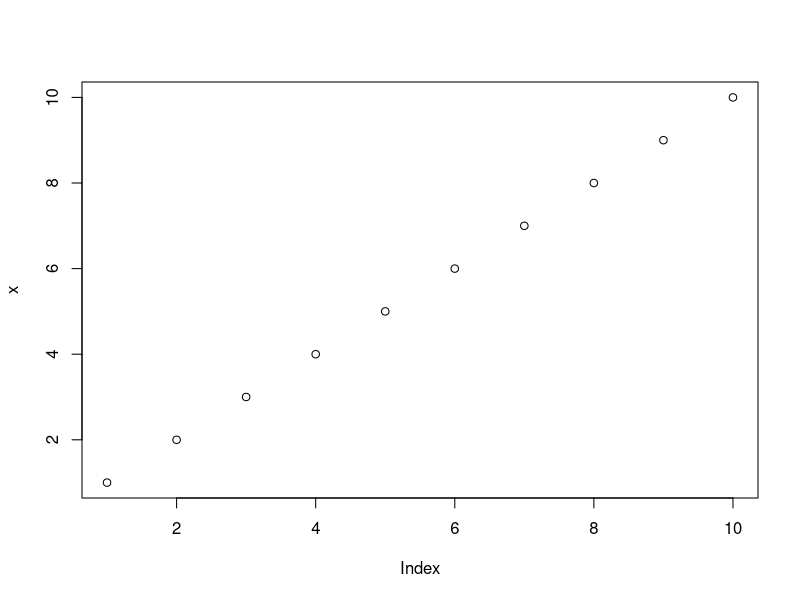
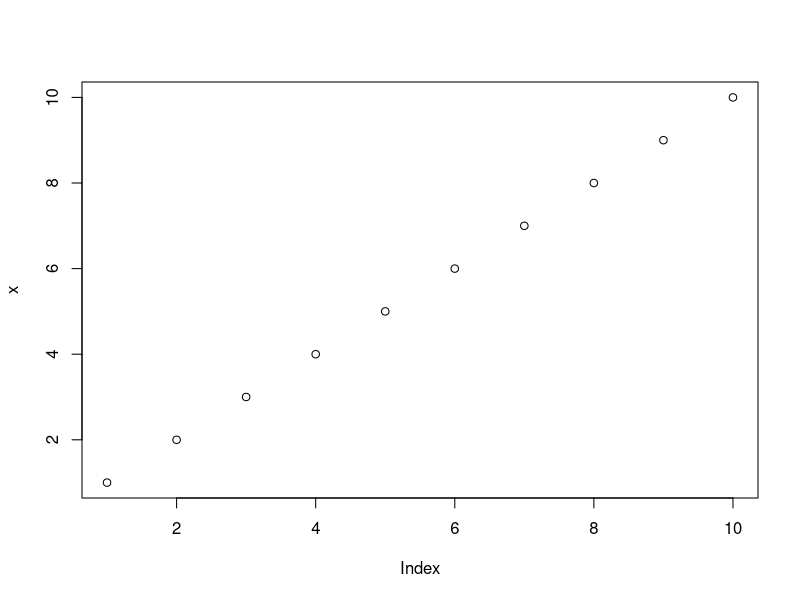
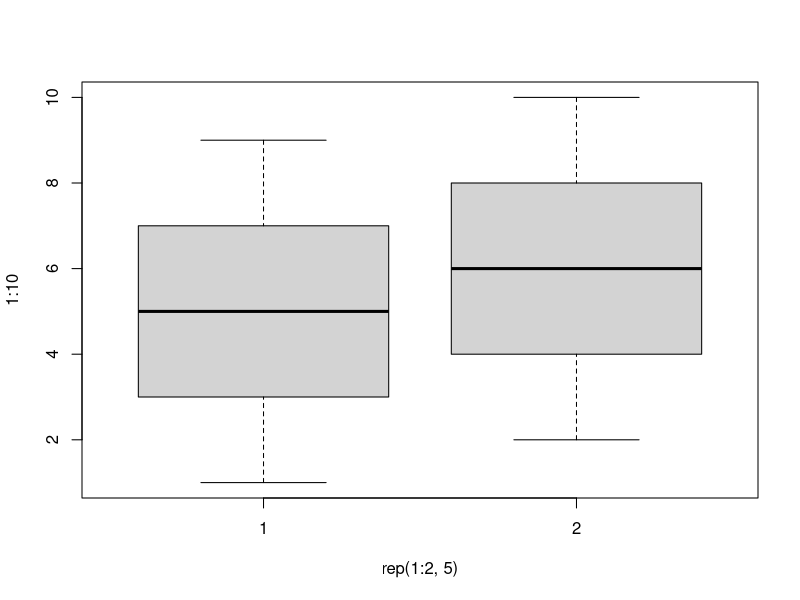
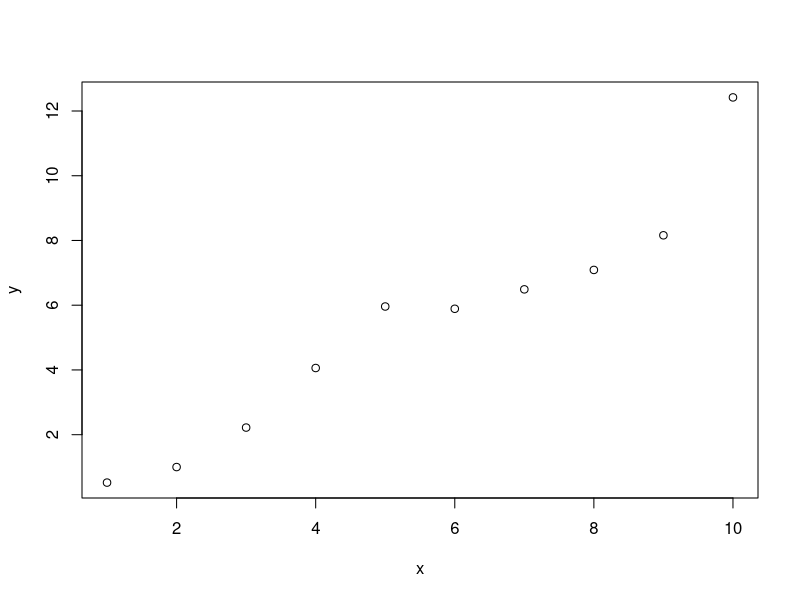
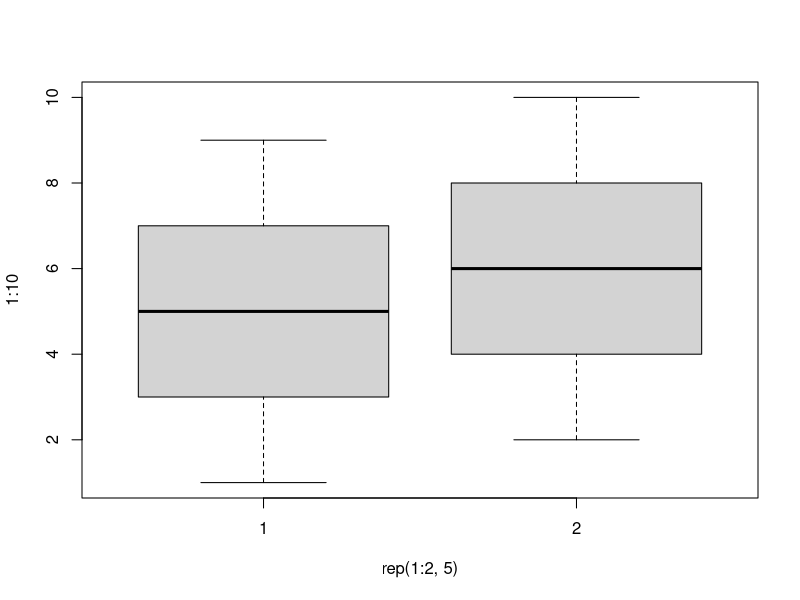
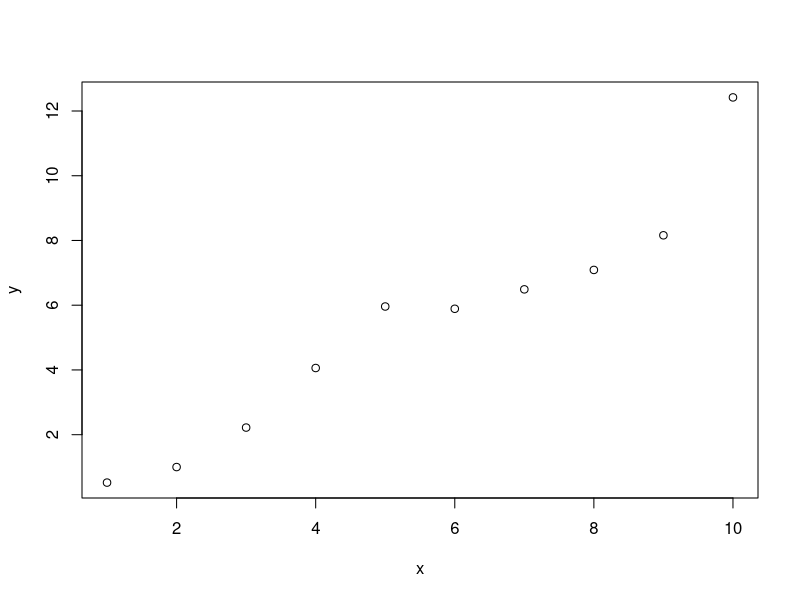
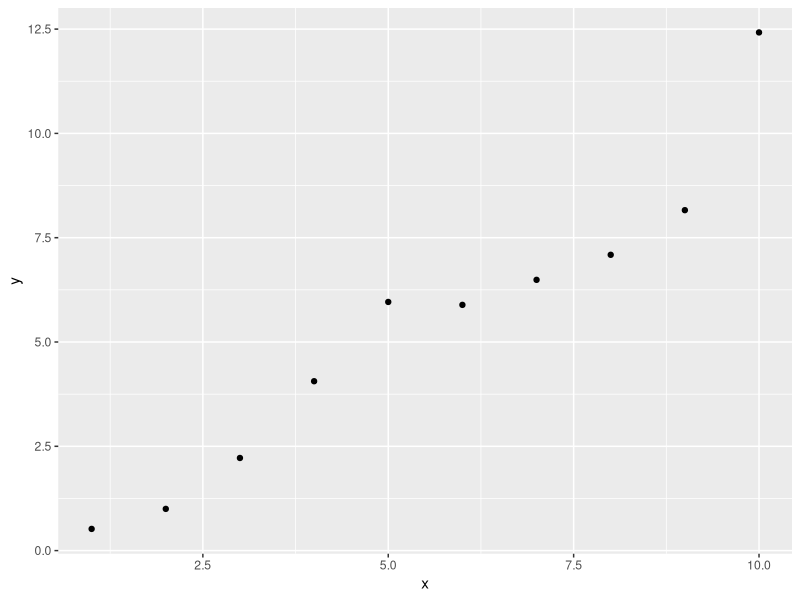
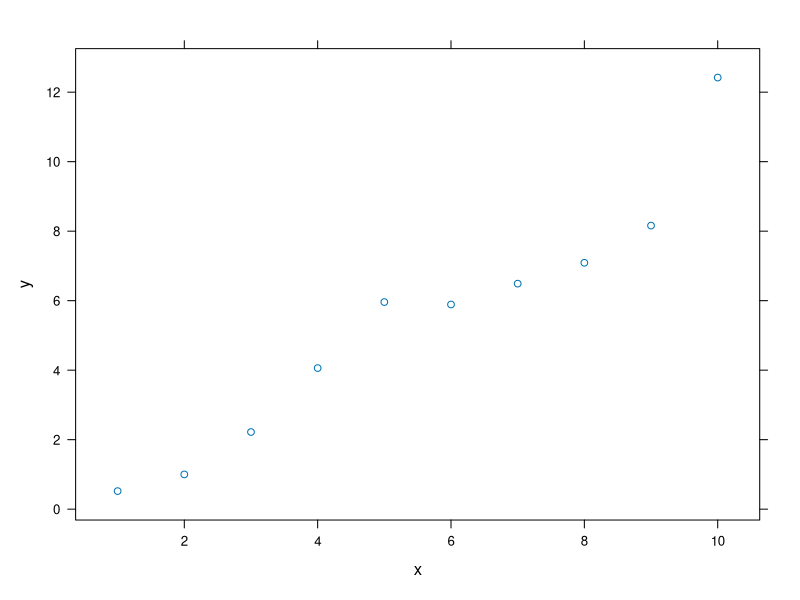

These figures' R source, in order:
## ---- chunk 1
set.seed(1234)
library(ggplot2)
library(lattice)
## ---- chunk 2
    
## ---- chunk 3
    x <- 1:10
    y <- round(rnorm(10, x, 1), 2)
    df <- data.frame(x, y)
    df
## ---- chunk 4
x <- 1:10
y <- round(rnorm(10, x, 1), 2)
df <- data.frame(x, y)
df
## ---- chunk 5
    plot(x)
## ---- chunk 6
plot(x)
## ---- chunk 7
    boxplot(1:10~rep(1:2,5))
    plot(x, y)
## ---- chunk 8
boxplot(1:10~rep(1:2,5))
plot(x, y)
## ---- chunk 9
qplot(x, y, data=df)
## ---- chunk 10
xyplot(y~x)
## ---- chunk 11
    cat("Here are some dot points\n\n")
    cat(paste("* The value of y[", 1:3, "] is ", y[1:3], sep="", collapse="\n"))
## ---- chunk 12
cat("Here are some dot points\n\n")
cat(paste("* The value of y[", 1:3, "] is ", y[1:3], sep="", collapse="\n"))
## ---- chunk 13
    cat("x | y", "--- | ---", sep="\n")
    cat(apply(df, 1, function(X) paste(X, collapse=" | ")), sep = "\n")
## ---- chunk 14
cat("x | y", "--- | ---", sep="\n")
cat(apply(df, 1, function(X) paste(X, collapse=" | ")), sep = "\n")
## ---- chunk 15
    head(df)
## ---- chunk 16
head(df)
## ---- chunk 17
    plot(x)
## ---- chunk 18
plot(x)
## ---- chunk 19
    for (i in 1:5000) {
        lm((i+1)~i)
    }
## ---- chunk 20
    x <- 1:10
    x
## ---- chunk 21
summary(cars)
## ---- chunk 22
plot(cars)
